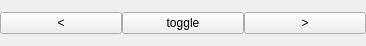
<?xml version="1.0" encoding="UTF-8"?>
<ui version="4.0">
 <class>CornerWidget</class>
 <widget class="QWidget" name="CornerWidget">
  <property name="geometry">
   <rect>
    <x>0</x>
    <y>0</y>
    <width>366</width>
    <height>46</height>
   </rect>
  </property>
  <property name="windowTitle">
   <string>CornerWidget</string>
  </property>
  <layout class="QHBoxLayout" name="horizontalLayout">
   <property name="spacing">
    <number>0</number>
   </property>
   <property name="leftMargin">
    <number>0</number>
   </property>
   <property name="topMargin">
    <number>0</number>
   </property>
   <property name="rightMargin">
    <number>0</number>
   </property>
   <property name="bottomMargin">
    <number>0</number>
   </property>
   <item>
    <widget class="QPushButton" name="navigationBackButton">
     <property name="text">
      <string>&lt;</string>
     </property>
     <property name="shortcut">
      <string>Alt+Left</string>
     </property>
    </widget>
   </item>
   <item>
    <widget class="QPushButton" name="navigationToggleButton">
     <property name="text">
      <string>toggle</string>
     </property>
     <property name="shortcut">
      <string>Backspace</string>
     </property>
    </widget>
   </item>
   <item>
    <widget class="QPushButton" name="navigationForwardButton">
     <property name="text">
      <string>&gt;</string>
     </property>
     <property name="shortcut">
      <string>Alt+Right</string>
     </property>
    </widget>
   </item>
  </layout>
 </widget>
 <resources/>
 <connections/>
</ui>
